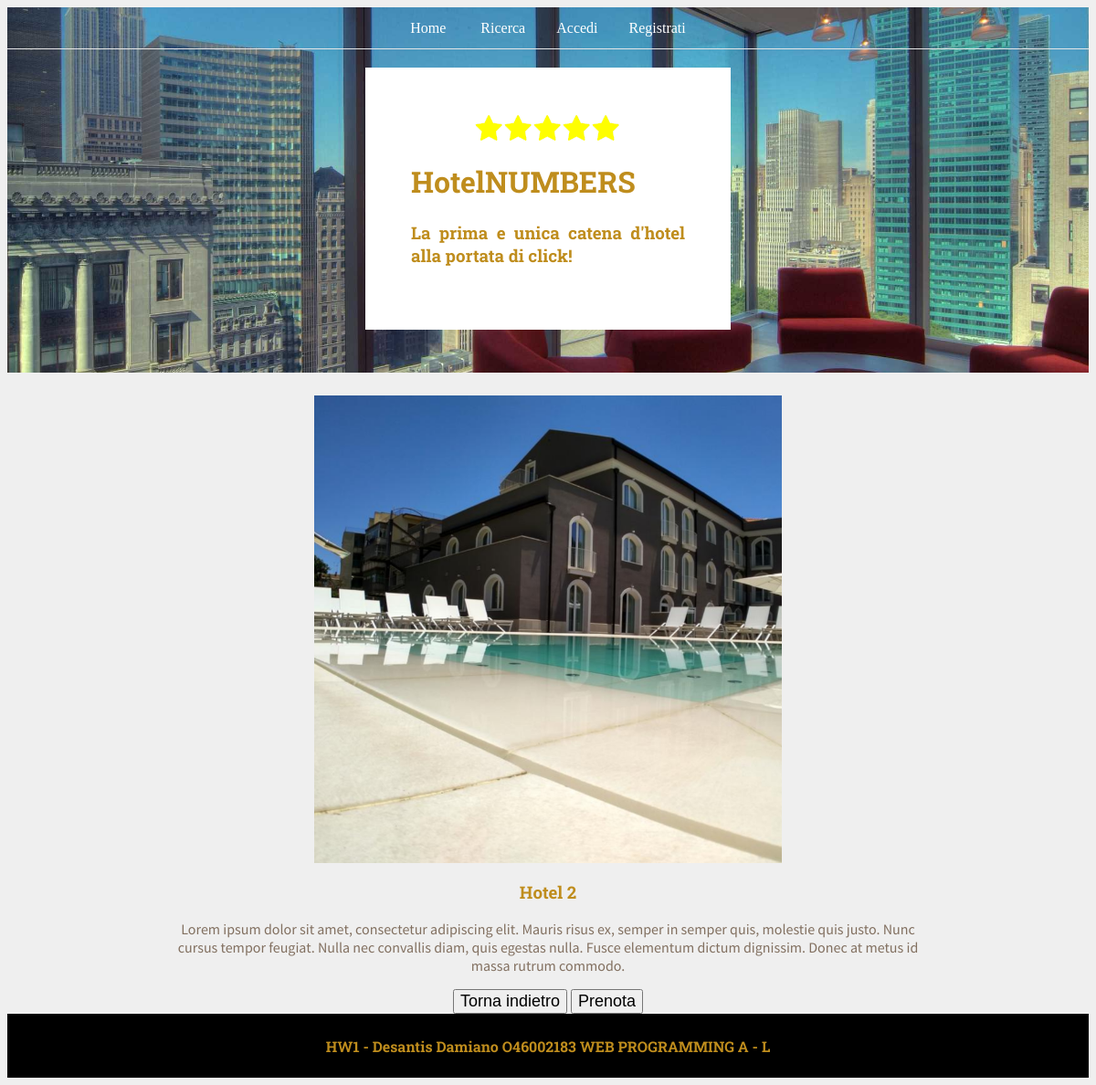
The page /hotel.php?id=2 on the database its author committed.
### tables this page shows
CREATE TABLE HOTELS(
  id int NOT NULL AUTO_INCREMENT,
  denomination VARCHAR(128),
  description VARCHAR(512),
  address VARCHAR(128),
  image VARCHAR(128),
  PRIMARY KEY(id)
);

### hotel.php (the view, shortened to what this page needs)
<head>
</head>
<?php
require_once 'dbconfig.php';
include 'header.php';
if ($_GET["id"]) {
    $conn = mysqli_connect($dbconfig['host'], $dbconfig['user'], $dbconfig['password'], $dbconfig['name']) or die($conn);
    $id = mysqli_real_escape_string($conn, $_GET["id"]);
    $query = "SELECT * FROM HOTELS WHERE id = $id";
    $res = mysqli_query($conn, $query);
    if ($res) {
        $hotel = mysqli_fetch_assoc($res);
    }
} else {
    header("Location: home.php");
}
?>
<div class="column">
    <div class="card">
        <div class="image">
            <img src=<?php echo $hotel["image"] ?> alt="" class="fullImage">
        </div>
        <div class="text">
            <h3><?php echo $hotel["denomination"] ?> </h3>
            <p><?php echo $hotel["description"] ?> </p>
        </div>
        <div>
            <button id="back" onclick="goBack()">Torna indietro</button>
            <button onclick="seeDates()">Prenota</button>
        </div>
    </div>
</div>
<?php
include 'footer.php';

### header.php (shortened to what this page needs)
<head>
    <link rel="stylesheet" href="./style/style.css">
</head>
<header>
    <nav class="navbar">
        <div class="center">
            <a href="./home.php">Home</a>
            <a href="./search.php">Ricerca</a>
        </div>
        <div class="right">
            <?php
            if (isset($_SESSION["username"])) {
                echo '<a href="./reservationList.php">Lista prenotazioni</a>';
                echo '<a href="./logout.php">Logout</a>';
            } else {
                echo '<a href="./login.php">Accedi</a>';
                echo '<a href="./signup.php">Registrati</a>';
            }
            ?>
        </div>
    </nav>
    <div class="texts">
        <div class="stars">
            <img src="./assets/images/star.png" alt="">
            <img src="./assets/images/star.png" alt="">
            <img src="./assets/images/star.png" alt="">
            <img src="./assets/images/star.png" alt="">
            <img src="./assets/images/star.png" alt="">
        </div>
        <h1>HotelNUMBERS</h1>
        <h3>La prima e unica catena d'hotel alla portata di click!</h3>
    </div>
</header>

### footer.php
<footer>
    <h4>
        HW1 - Desantis Damiano O46002183 WEB PROGRAMMING A - L
    </h4>
</footer>

### style/style.css (style rules this page uses)
h1, h2, h3, h4, h5, h6 { font-family: 'Roboto Slab', serif; color: #bf8d1d; }
p { font-family: 'Source Sans Pro', sans-serif; color: #827060; }
header { background: url(../assets/images/nyc.jpg); height: 400px; width: 100%; background-size: cover; background-position: center; position: relative; display: flex; flex-direction: column; top: 0; left: 0; text-align: center; z-index: 1; align-items: center; }
header .texts { display: inline; background-color: white; color: #bf8d1d; width: 300px; padding: 50px; margin: 20px; text-align: justify; }
header .stars { display: flex; flex-direction: row; justify-content: center; }
.navbar { display: flex; align-items: center; justify-content: center; position: relative; width: 100%; height: 45px; border-bottom: 1px solid #e7e7e8; }
.navbar a { color: white; padding: 9px 17px; text-decoration: none; }
.column { display: flex; flex-direction: column; justify-content: center; text-align: center; padding-top: 25px; padding-left: 15%; padding-right: 15%; }
.fullImage { height: 512; width: 512; }
.card button { font-size: 18px; }
footer { font-family: 'Roboto Slab', serif; margin: auto; height: 70px; width: 100%; background-color: black; color: white; display: flex; justify-content: center; align-items: center; }

### rows shown on the page
hotels: image (picture), denomination "Hotel 2", description "Lorem ipsum dolor sit amet, consectetur adipiscing elit. Mauris risus ex, semper in semper quis, molestie quis justo. Nunc cursus tempor feugiat. Nulla nec convallis diam, quis egestas nulla. Fusce elementum dictum dignissim. Donec at metus id massa rutrum commodo."
